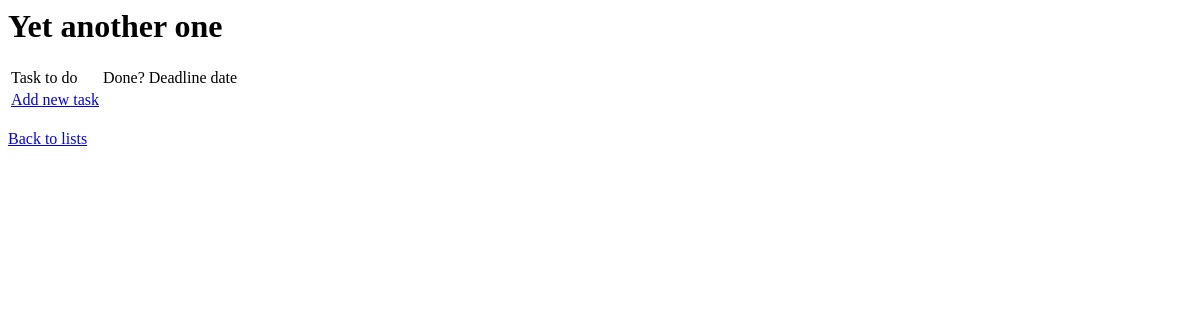
The app's page /todos/list/12/, older data.
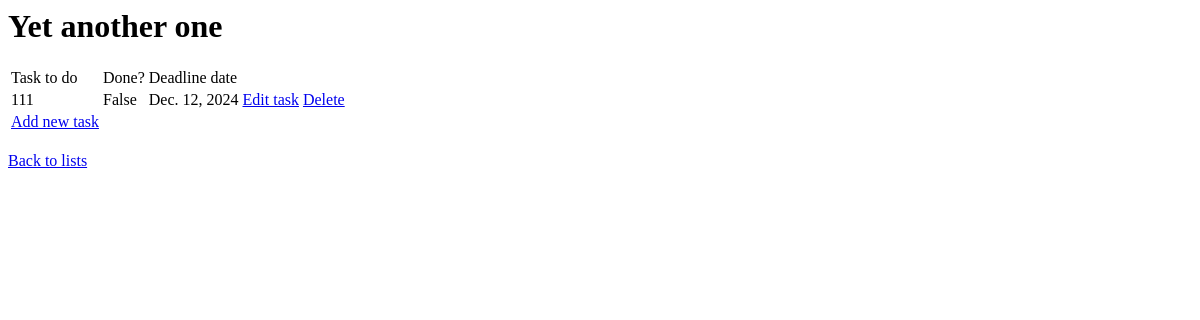
The same page, newer data.
### todos/models.py (models this page shows, shortened)
class Item(models.Model):
    list = models.ForeignKey(List, on_delete=models.CASCADE)
    task = models.CharField(max_length=256)
    deadline_date = models.DateField()
    status = models.BooleanField(default= False)

### todos/views.py (the view)
# urls.py: path("list/<int:pk>/", views.DetailView.as_view(), name="detail"),
class DetailView(generic.DetailView):
    model = List

### todos/templates/todos/list_detail.html
<h1>{{ object.name }}</h1>
<table>
    <tr>
        <td>Task to do</td>
        <td>Done?</td>
        <td>Deadline date</td>
    </tr>
    {% for item in object.item_set.all %}
        <tr>
            <td>{{ item.task }}</td>
            <td>{{ item.status}}</td>
            <td>{{ item.deadline_date }}</td>
            <td><a href="{% url 'todos:edit-item' item.id %}">Edit task</a></td>
            <td><a href="{% url 'todos:delete-item' item.id %}">Delete</a></td>
        </tr>
    {% endfor %}
    <tr><td><a href="{% url 'todos:addtask' object.id %}">Add new task</a></td></tr>
</table><br>
<a href="{% url 'todos:index' %}">Back to lists</a>

Row changes from the older to the newer data that the page shows:
added Item: task "111", status "False", deadline_date "Dec. 12, 2024"
